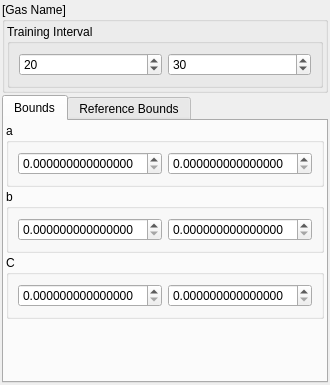
<?xml version="1.0" encoding="UTF-8"?>
<ui version="4.0">
 <author>Anton Rau</author>
 <class>GasSettingsWidget</class>
 <widget class="QWidget" name="GasSettingsWidget">
  <property name="geometry">
   <rect>
    <x>0</x>
    <y>0</y>
    <width>308</width>
    <height>385</height>
   </rect>
  </property>
  <layout class="QVBoxLayout" name="verticalLayout">
   <property name="spacing">
    <number>2</number>
   </property>
   <property name="leftMargin">
    <number>2</number>
   </property>
   <property name="topMargin">
    <number>2</number>
   </property>
   <property name="rightMargin">
    <number>2</number>
   </property>
   <property name="bottomMargin">
    <number>2</number>
   </property>
   <item>
    <widget class="QGroupBox" name="titleGroupBox">
     <property name="title">
      <string>[Gas Name]</string>
     </property>
     <layout class="QVBoxLayout" name="verticalLayout_2">
      <property name="spacing">
       <number>2</number>
      </property>
      <property name="leftMargin">
       <number>2</number>
      </property>
      <property name="topMargin">
       <number>2</number>
      </property>
      <property name="rightMargin">
       <number>2</number>
      </property>
      <property name="bottomMargin">
       <number>2</number>
      </property>
      <item>
       <widget class="QGroupBox" name="trainingIntervalGroupBox">
        <property name="title">
         <string>Training Interval</string>
        </property>
        <layout class="QHBoxLayout" name="horizontalLayout">
         <item>
          <widget class="QSpinBox" name="spinBoxStartOffset">
           <property name="value">
            <number>20</number>
           </property>
          </widget>
         </item>
         <item>
          <widget class="QSpinBox" name="spinBoxEndOffset">
           <property name="value">
            <number>30</number>
           </property>
          </widget>
         </item>
        </layout>
       </widget>
      </item>
     </layout>
    </widget>
   </item>
   <item>
    <widget class="QTabWidget" name="tabWidget">
     <property name="currentIndex">
      <number>0</number>
     </property>
     <widget class="QWidget" name="tabBounds">
      <attribute name="title">
       <string>Bounds</string>
      </attribute>
      <layout class="QVBoxLayout" name="verticalLayout_3">
       <property name="spacing">
        <number>2</number>
       </property>
       <property name="leftMargin">
        <number>2</number>
       </property>
       <property name="topMargin">
        <number>2</number>
       </property>
       <property name="rightMargin">
        <number>2</number>
       </property>
       <property name="bottomMargin">
        <number>2</number>
       </property>
       <item>
        <widget class="QGroupBox" name="groupBoxA">
         <property name="title">
          <string>a</string>
         </property>
         <layout class="QHBoxLayout" name="horizontalLayout_2">
          <item>
           <widget class="QDoubleSpinBox" name="doubleSpinBoxMinA">
            <property name="decimals">
             <number>15</number>
            </property>
           </widget>
          </item>
          <item>
           <widget class="QDoubleSpinBox" name="doubleSpinBoxMaxA">
            <property name="decimals">
             <number>15</number>
            </property>
           </widget>
          </item>
         </layout>
        </widget>
       </item>
       <item>
        <widget class="QGroupBox" name="groupBoxB">
         <property name="title">
          <string>b</string>
         </property>
         <layout class="QHBoxLayout" name="horizontalLayout_3">
          <item>
           <widget class="QDoubleSpinBox" name="doubleSpinBoxMinB">
            <property name="decimals">
             <number>15</number>
            </property>
           </widget>
          </item>
          <item>
           <widget class="QDoubleSpinBox" name="doubleSpinBoxMaxB">
            <property name="decimals">
             <number>15</number>
            </property>
           </widget>
          </item>
         </layout>
        </widget>
       </item>
       <item>
        <widget class="QGroupBox" name="groupBoxC">
         <property name="title">
          <string>C</string>
         </property>
         <layout class="QHBoxLayout" name="horizontalLayout_4">
          <item>
           <widget class="QDoubleSpinBox" name="doubleSpinBoxMinC">
            <property name="decimals">
             <number>15</number>
            </property>
           </widget>
          </item>
          <item>
           <widget class="QDoubleSpinBox" name="doubleSpinBoxMaxC">
            <property name="decimals">
             <number>15</number>
            </property>
           </widget>
          </item>
         </layout>
        </widget>
       </item>
       <item>
        <spacer name="verticalSpacer">
         <property name="orientation">
          <enum>Qt::Orientation::Vertical</enum>
         </property>
         <property name="sizeHint" stdset="0">
          <size>
           <width>20</width>
           <height>40</height>
          </size>
         </property>
        </spacer>
       </item>
      </layout>
     </widget>
     <widget class="QWidget" name="tabRefBounds">
      <attribute name="title">
       <string>Reference Bounds</string>
      </attribute>
      <layout class="QVBoxLayout" name="verticalLayout_4">
       <property name="spacing">
        <number>2</number>
       </property>
       <property name="leftMargin">
        <number>2</number>
       </property>
       <property name="topMargin">
        <number>2</number>
       </property>
       <property name="rightMargin">
        <number>2</number>
       </property>
       <property name="bottomMargin">
        <number>2</number>
       </property>
       <item>
        <widget class="QGroupBox" name="groupBoxRefA">
         <property name="title">
          <string>a</string>
         </property>
         <layout class="QHBoxLayout" name="horizontalLayout_7">
          <item>
           <widget class="QDoubleSpinBox" name="doubleSpinBoxRefMinA">
            <property name="decimals">
             <number>15</number>
            </property>
           </widget>
          </item>
          <item>
           <widget class="QDoubleSpinBox" name="doubleSpinBoxRefMaxA">
            <property name="decimals">
             <number>15</number>
            </property>
           </widget>
          </item>
         </layout>
        </widget>
       </item>
       <item>
        <widget class="QGroupBox" name="groupBoxRefB">
         <property name="title">
          <string>b</string>
         </property>
         <layout class="QHBoxLayout" name="horizontalLayout_5">
          <item>
           <widget class="QDoubleSpinBox" name="doubleSpinBoxRefMinB">
            <property name="decimals">
             <number>15</number>
            </property>
           </widget>
          </item>
          <item>
           <widget class="QDoubleSpinBox" name="doubleSpinBoxRefMaxB">
            <property name="decimals">
             <number>15</number>
            </property>
           </widget>
          </item>
         </layout>
        </widget>
       </item>
       <item>
        <widget class="QGroupBox" name="groupBoxRefC">
         <property name="title">
          <string>C</string>
         </property>
         <layout class="QHBoxLayout" name="horizontalLayout_6">
          <item>
           <widget class="QDoubleSpinBox" name="doubleSpinBoxRefMinC">
            <property name="decimals">
             <number>15</number>
            </property>
           </widget>
          </item>
          <item>
           <widget class="QDoubleSpinBox" name="doubleSpinBoxRefMaxC">
            <property name="decimals">
             <number>15</number>
            </property>
           </widget>
          </item>
         </layout>
        </widget>
       </item>
       <item>
        <spacer name="verticalSpacer_2">
         <property name="orientation">
          <enum>Qt::Orientation::Vertical</enum>
         </property>
         <property name="sizeHint" stdset="0">
          <size>
           <width>20</width>
           <height>40</height>
          </size>
         </property>
        </spacer>
       </item>
      </layout>
     </widget>
    </widget>
   </item>
  </layout>
 </widget>
 <resources/>
 <connections/>
</ui>
